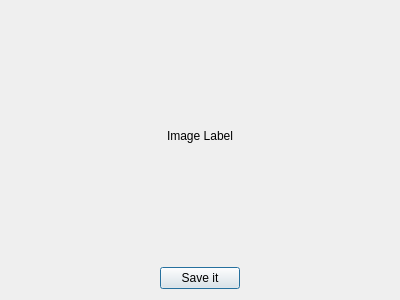
<?xml version="1.0" encoding="UTF-8"?>
<ui version="4.0">
 <class>Dialog</class>
 <widget class="QDialog" name="Dialog">
  <property name="geometry">
   <rect>
    <x>0</x>
    <y>0</y>
    <width>400</width>
    <height>300</height>
   </rect>
  </property>
  <property name="windowTitle">
   <string>Dialog</string>
  </property>
  <layout class="QVBoxLayout" name="verticalLayout">
   <item>
    <widget class="ImageLabel" name="lb_image">
     <property name="sizePolicy">
      <sizepolicy hsizetype="Expanding" vsizetype="Expanding">
       <horstretch>0</horstretch>
       <verstretch>0</verstretch>
      </sizepolicy>
     </property>
     <property name="minimumSize">
      <size>
       <width>100</width>
       <height>100</height>
      </size>
     </property>
     <property name="text">
      <string>Image Label</string>
     </property>
     <property name="alignment">
      <set>Qt::AlignCenter</set>
     </property>
    </widget>
   </item>
   <item>
    <layout class="QHBoxLayout" name="hLayout">
     <item>
      <spacer name="hSpacer">
       <property name="orientation">
        <enum>Qt::Horizontal</enum>
       </property>
       <property name="sizeHint" stdset="0">
        <size>
         <width>40</width>
         <height>20</height>
        </size>
       </property>
      </spacer>
     </item>
     <item>
      <widget class="QPushButton" name="btn_save">
       <property name="text">
        <string>Save it</string>
       </property>
      </widget>
     </item>
     <item>
      <spacer name="hSpacer_2">
       <property name="orientation">
        <enum>Qt::Horizontal</enum>
       </property>
       <property name="sizeHint" stdset="0">
        <size>
         <width>40</width>
         <height>20</height>
        </size>
       </property>
      </spacer>
     </item>
    </layout>
   </item>
  </layout>
 </widget>
 <customwidgets>
  <customwidget>
   <class>ImageLabel</class>
   <extends>QLabel</extends>
   <header>widgets/ImageLabel.h</header>
  </customwidget>
 </customwidgets>
 <resources/>
 <connections/>
</ui>
